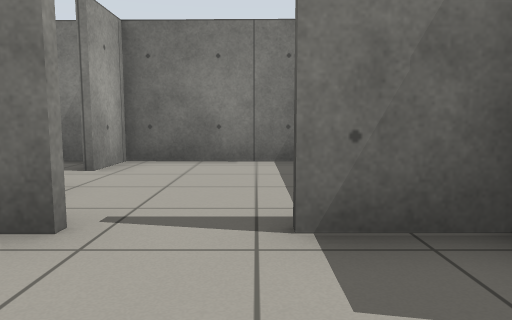
view 1 (above)

18 first-person views from a walk through a world built for the Gazebo simulator. The camera is 0.72 m above the floor, tilts 6° down and sees 70° across. The floor is counted in squares, 1 m on a side. Each view is taken from the middle of a square. On the plan, view 1 faces up. The plan holds only what a view shows up to about 11 squares ahead; the rest is blank. Surface patterns are stand-ins for the level's own textures.

view 2
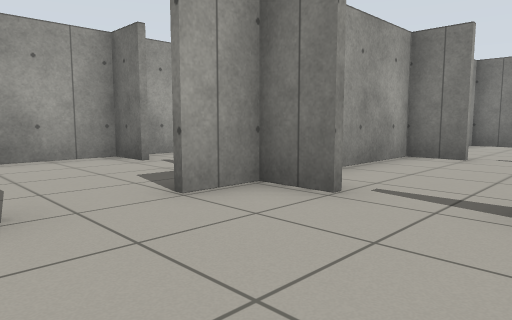

view 3
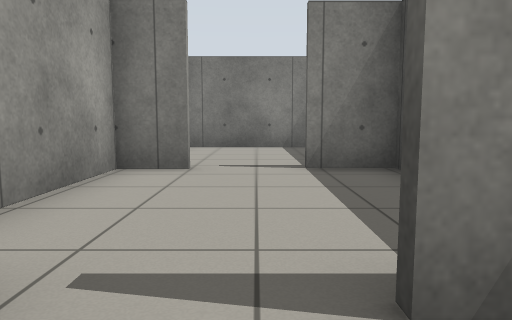

view 4
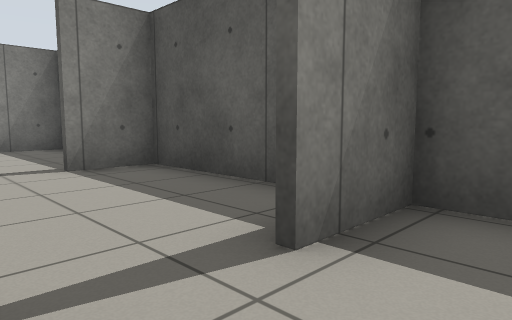

view 5
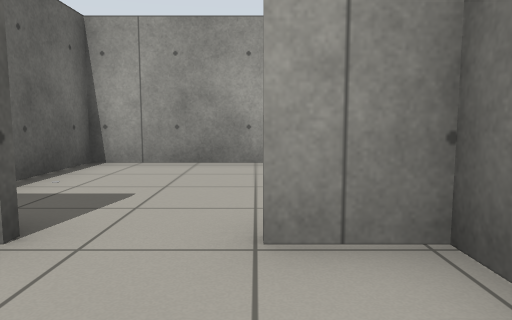

view 6
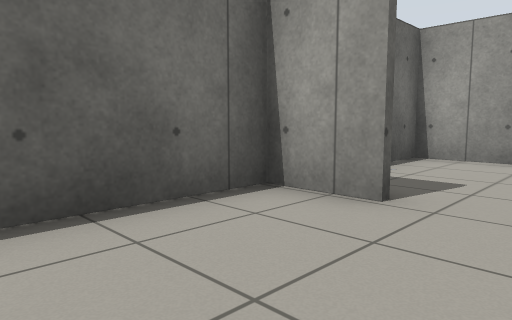

view 7
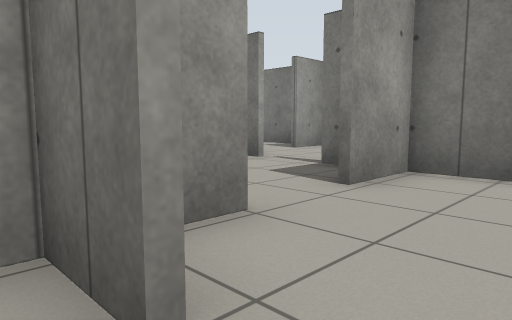

view 8
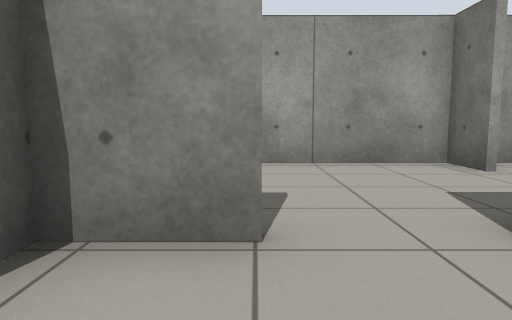

view 9
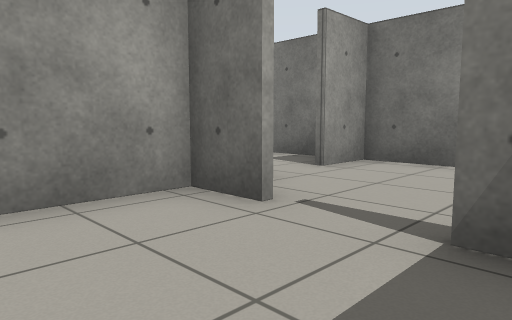

view 10
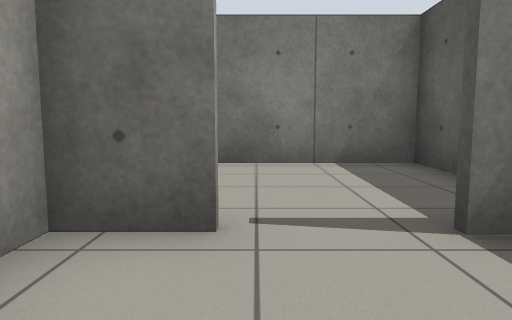

view 11
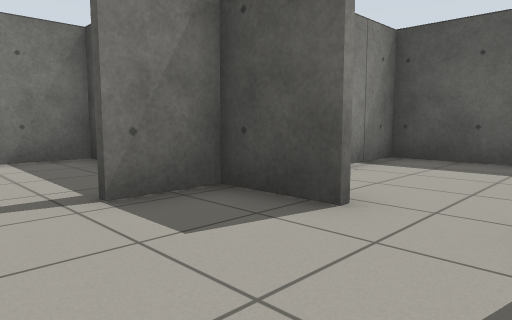

view 12
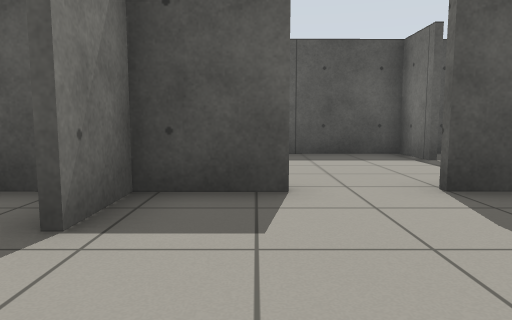

view 13
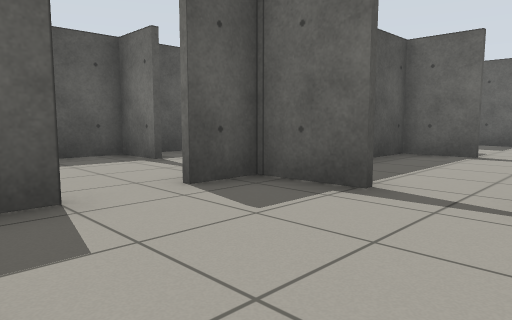

view 14
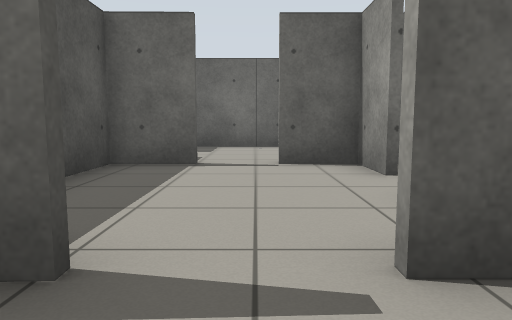

view 15
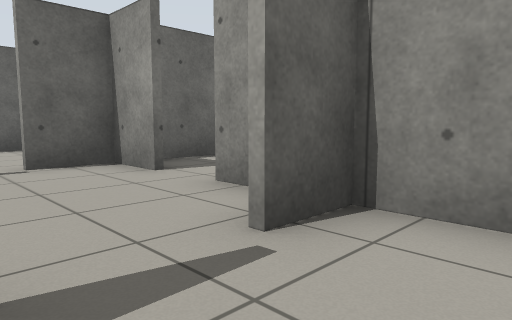

view 16
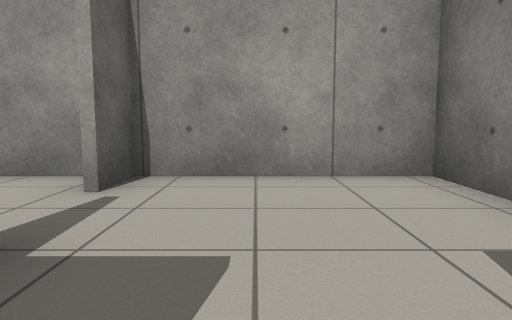

view 17
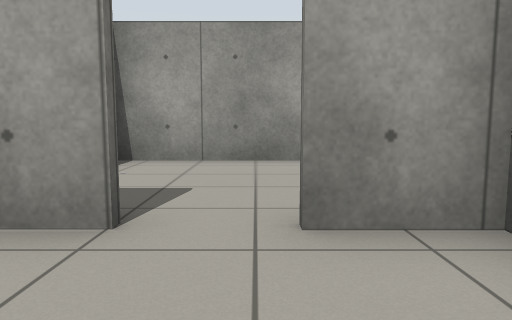

view 18
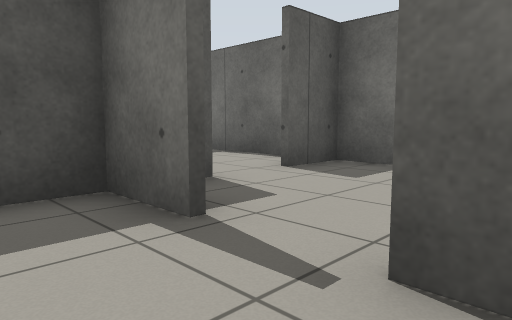

### Floor plan
Points are (right, up) in squares from view 1. A wall is a line through its corners. A room is listed if a view was taken in it or the views show most of it. See-through windows are left out.
Room 1 (views 1, 2, 3, 4, 5, 6, 7, 8)
walls: (3, 2.3) (1.7, 2.3) (0.2, 2.3); (1.9, 2.4) (1.9, 1); (6.2, 3.8) (6.2, 11.3) (2, 11.3); (4.7, 6.8) (6.2, 6.8); (6.2, 2.3) (4.5, 2.3); (6.3, 6.5) (4.8, 6.5); (1.9, 8.1) (1.9, 3.9); (1.9, -0.4) (1.9, -2); (-1.3, 2.3) (-2.4, 2.3) (-2.4, -1.9) (5.6, -1.9); (1.7, -2) (1.7, -0.4); (1.9, 11.4) (1.9, 9.6)
ways out: opening at (2, 9) to room 2; opening at (-0.5, 2) to room 5
Room 2 (views 9, 10, 11, 12)
walls: (1.7, 9.6) (1.7, 10.6); (1.7, 7.2) (1.7, 8.1); (-1.3, 11.3) (-2.6, 11.3); (-2.4, 10.4) (-2.4, 8); (2, 11.3) (0.2, 11.3)
ways out: opening at (2, 9) to room 1; opening at (-0.5, 11) to room 4
Room 3 (views 13, 14, 15)
walls: (-4.1, 11.4) (-2.6, 11.4) (-2.6, 12.6); (-2.6, 13.9) (-2.6, 14.5); (-3.5, 15.3) (-6.8, 15.3) (-6.8, 11.4) (-5.6, 11.4)
ways out: opening at (-3, 13) to room 4; opening at (-5, 11) to room 6
Room 4 (view 16)
walls: (0.2, 11.4) (1.9, 11.4); (-2.4, 11.4) (-2.4, 10.4); (1.7, 10.6) (1.7, 15.3) (-2.4, 15.3) (-2.4, 14)
ways out: opening at (-0.5, 11) to room 2; opening at (-3, 13) to room 3
Room 5 (views 17, 18)
walls: (-2.4, 4.1) (-2.4, 3); (-1.9, 2.4) (-1.2, 2.4); (0.2, 2.4) (1.7, 2.4) (1.7, 3.4); (-2.4, 6.5) (-2.4, 5.2); (3, 6.5) (-2.6, 6.5)
ways out: opening at (-0.5, 2) to room 1; opening at (-3, 5) to room 6
Room 6 (no view inside)
walls: (-4, 6.8) (-2.5, 6.8); (-6.8, 5.9) (-6.8, 2.4); (-3.1, 6.5) (-3.6, 6.5); (-2.6, 6.5) (-2.6, 8.4); (-6.8, 8.2) (-6.8, 6.8) (-5.4, 6.8); (-6.4, 2.4) (-2.9, 2.4); (-6.8, 10.7) (-6.8, 9.5)
ways out: opening at (-5, 11) to room 3; opening at (-3, 5) to room 5; opening at (-7, 9)

Where each view was taken, in squares from view 1:
view 1: 0 up, 0 right, facing up
view 2: 1 down, 5 right, facing up-left
view 3: 1 up, 4 right, facing up
view 4: 1 up, 3 right, facing up-right
view 5: 1 up, 4 right, facing left
view 6: 1 up, 5 right, facing down-left
view 7: 6 up, 4 right, facing up-left
view 8: 8 up, 4 right, facing left
view 9: 9 up, 1 right, facing up-left
view 10: 9 up, 1 left, facing up
view 11: 8 up, 1 left, facing up-right
view 12: 10 up, 2 left, facing right
view 13: 15 up, 6 left, facing down-right
view 14: 13 up, 5 left, facing down
view 15: 13 up, 4 left, facing down-left
view 16: 13 up, 2 left, facing left
view 17: 5 up, 0 right, facing left
view 18: 4 up, 2 left, facing down-right
